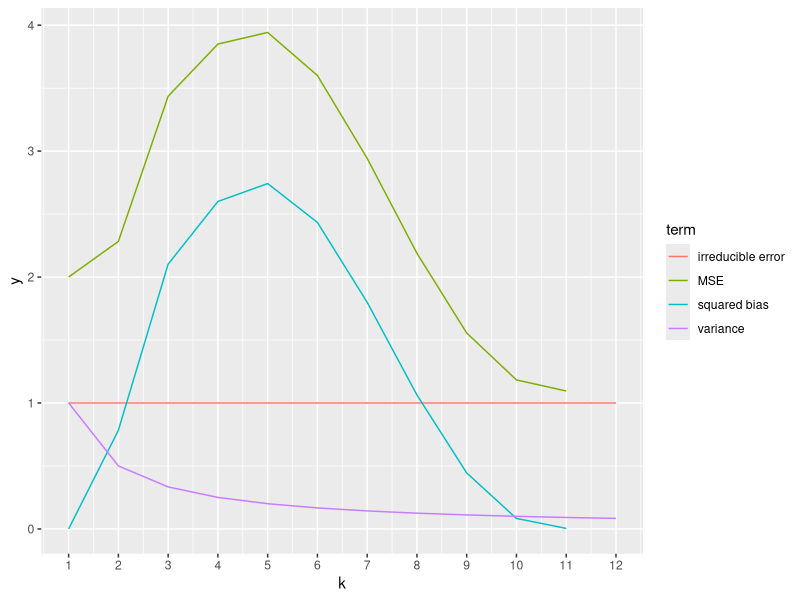
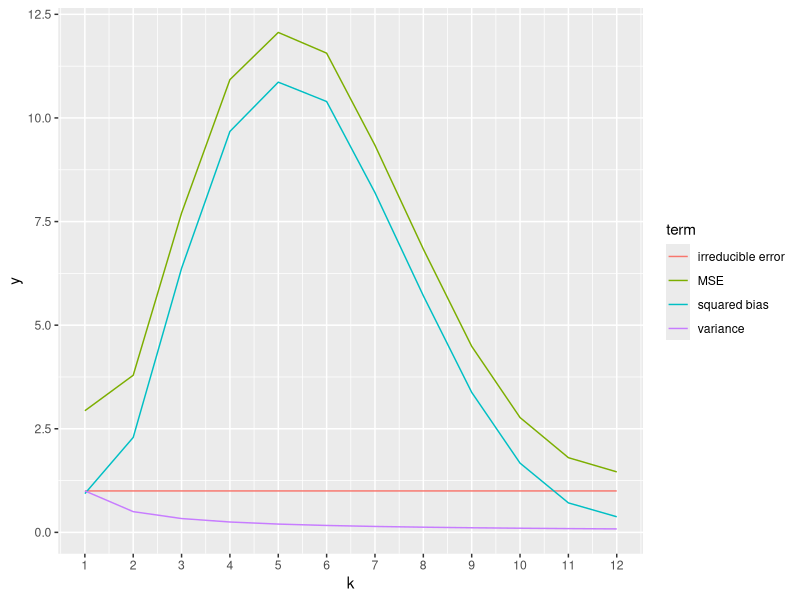

These charts were generated, in order, by the following R code:
## ---- chunk 1
library(tidyverse)
x_train <- c(1:3, 5:12)
y_train <- c(-7.1, -7.1, .5, -3.6, -2, -1.7,
       -4, -.2, -1.2, -1.2, -3.5)
my_f <- function(x) {
  -9.3 + 2.6 * x - 0.3 * x^2 + .01 * x^3
}
sigma <- 1
df_train <- tibble(x_train, y_train)
## ---- chunk 2
var_term <- function(k, sigma) {
  sigma^2 / k
}
## ---- chunk 3
bias_term <- function(x, k, f, x_train) {
  abs_distances <- abs(x - x_train)
  which_k <- order(abs_distances)[1:k]
  x_train_in_N <- x_train[which_k]
  f(k) - mean(f(x_train_in_N))
}
## ---- chunk 4
k <- 1:12
x <- 1.2
var_line <- rep(NA, length(k))
sq_bias_line <- rep(NA, length(k))

for (i in 1:length(k)) {
  sq_bias_line[i] <- bias_term(x, k[i], f = my_f, x_train)^2
  var_line[i] <- var_term(k[i], sigma)
}
y <- c(var_line,
       sq_bias_line, 
       rep(sigma^2, length(k)),
       var_line + sq_bias_line + sigma^2)
term <- rep(c("variance", "squared bias", 
              "irreducible error", "MSE"), each = length(k))

df <- tibble(k = rep(k, 4),
             y = y,
             term = term)

ggplot(df, aes(x = k, y = y, col = term)) +
  geom_line() +
  scale_x_continuous(breaks = 0:13)
## ---- chunk 5
n <- 20
it <- 100
var_vec <- rep(NA, length(k) * it)
sq_bias_vec <- rep(NA, length(k) * it)

for (j in 1:it) {
  x_train <- runif(n, min = 0, max = 13)
  #x_train <- rnorm(n, mean = 6.5, sd = sqrt(14))
  
  for (i in 1:length(k)) {
    sq_bias_vec[(j - 1) * length(k) + i] <- bias_term(x, k[i], f = my_f, x_train)^2
    var_vec[(j - 1) * length(k) + i]     <- var_term(k[i], sigma)
  }
}

expected_df <- tibble(var_vec, 
                      sq_bias_vec,
                      k = rep(k, it)) %>%
  group_by(k) %>%
  summarize(var_line = mean(var_vec), # Take expected value
            sq_bias_line = mean(sq_bias_vec)) # Take expected value

y <- c(expected_df$var_line,
       expected_df$sq_bias_line, 
       rep(sigma^2, length(k)),
       expected_df$var_line + expected_df$sq_bias_line + sigma^2)

term <- rep(c("variance", "squared bias", 
              "irreducible error", "MSE"), each = length(k))

df <- tibble(k = rep(k, 4),
             y = y,
             term = term)

ggplot(df, aes(x = k, y = y, col = term)) +
  geom_line() +
  scale_x_continuous(breaks = 0:13)
